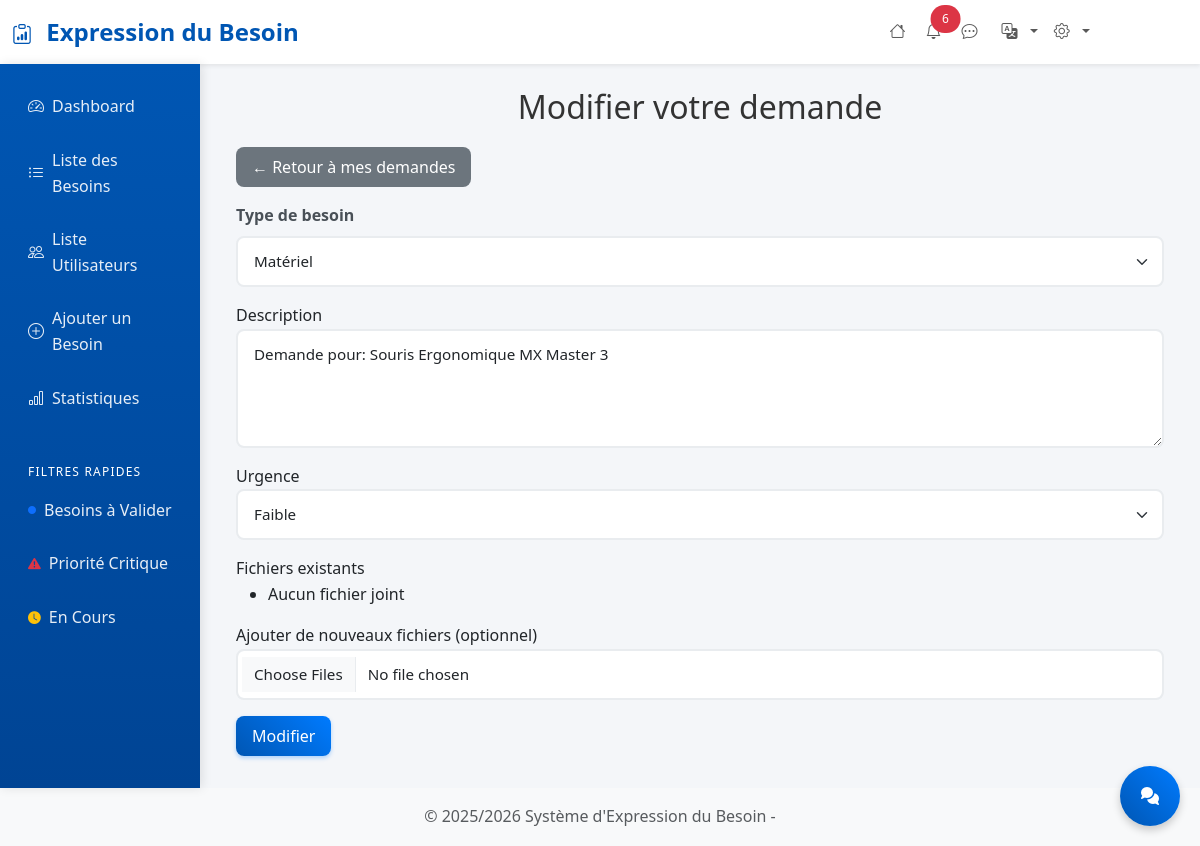
/modifier_demande.php?id=60 (signed in), run on the app's committed database.
### tables this page shows
CREATE TABLE `demandes` (
  `id` int(11) NOT NULL,
  `user_id` int(11) NOT NULL,
  `type_besoin_id` int(11) NOT NULL,
  `description` text NOT NULL,
  `urgence` enum('Faible','Moyenne','Urgente') NOT NULL DEFAULT 'Faible',
  `statut` enum('En attente','En cours de validation','Traitée') NOT NULL DEFAULT 'En attente',
  `date_creation` datetime DEFAULT current_timestamp()
);

CREATE TABLE `types_besoins` (
  `id` int(11) NOT NULL,
  `libelle` varchar(100) NOT NULL
);

### modifier_demande.php (the view, shortened to what this page needs)
<?php
include 'includes/header.php';
$conn = getConnection();
$user_id = $_SESSION['user_id'];
$id = $_GET['id'] ?? null;
$stmtTypes = $conn->query("SELECT id, libelle FROM types_besoins ORDER BY libelle ASC");
$types_besoins = $stmtTypes->fetchAll(PDO::FETCH_ASSOC);
$stmt = $conn->prepare("SELECT * FROM demandes WHERE id = :id AND user_id = :user_id AND statut NOT IN ('Validée','Rejetée')");
$stmt->execute([':id' => $id, ':user_id' => $user_id]);
$demande = $stmt->fetch(PDO::FETCH_ASSOC);
$stmtFiles = $conn->prepare("SELECT * FROM pieces_jointes WHERE demande_id = :demande_id");
$stmtFiles->execute([':demande_id' => $id]);
$fichiers_existants = $stmtFiles->fetchAll(PDO::FETCH_ASSOC);
?>
<div class="container mt-4">
    <h2>Modifier votre demande</h2>
    <a href="dashboard-demandeur.php" class="btn btn-secondary mb-3">← Retour à mes demandes</a>
    <form method="post" enctype="multipart/form-data">
        <div class="mb-3">
            <label for="type_besoin" class="form-label">Type de besoin</label>
            <select name="type_besoin" id="type_besoin" class="form-select" required>
                <?php foreach ($types_besoins as $type): ?>
                <option value="<?= $type['id'] ?>" <?= $type['id'] == $demande['type_besoin_id'] ? 'selected' : '' ?>>
                    <?= htmlspecialchars($type['libelle']) ?>
                </option>
                <?php endforeach; ?>
            </select>
        </div>
        <div class="mb-3">
            <label>Description</label>
            <textarea name="description" class="form-control" rows="4"
                required><?= htmlspecialchars($demande['description']) ?></textarea>
        </div>
        <div class="mb-3">
            <label>Urgence</label>
            <select name="urgence" class="form-select" required>
                <option value="Faible" <?= $demande['urgence']=='Faible' ? 'selected' : '' ?>>Faible</option>
            </select>
        </div>
        <div class="mb-3">
            <label>Fichiers existants</label>
            <ul>
                <?php if ($fichiers_existants): ?>
                <?php foreach ($fichiers_existants as $f): ?>
                <li><a href="<?= htmlspecialchars($f['fichier']) ?>" target="_blank">Voir</a></li>
                <?php endforeach; ?>
                <?php else: ?>
                <li>Aucun fichier joint</li>
                <?php endif; ?>
            </ul>
        </div>
        <div class="mb-3">
            <label>Ajouter de nouveaux fichiers (optionnel)</label>
            <input type="file" name="fichiers[]" class="form-control" multiple>
        </div>
        <button type="submit" class="btn btn-primary">Modifier</button>
    </form>
</div>
<?php include 'includes/footer.php'; ?>

### assets/css/style.css (style rules this page uses)
:root { --primary-color: #0056b3; --secondary-color: #6c757d; --success-color: #198754; --info-color: #0dcaf0; --warning-color: #ffc107; --danger-color: #dc3545; --light-color: #f8f9fa; --dark-color: #212529; --border-radius: 8px; --box-shadow: 0 4px 6px rgba(0,0,0,0.07); --transition: all 0.3s ease; }
body { background-color: #f4f6f9; font-family: 'Segoe UI', Tahoma, Geneva, Verdana, sans-serif; line-height: 1.6; }
.btn { border-radius: var(--border-radius); font-weight: 500; transition: var(--transition); border: none; padding: 0.5rem 1rem; }
.btn-primary { background: linear-gradient(45deg, #0056b3, #007bff); box-shadow: 0 2px 4px rgba(0,123,255,0.3); }
.form-control, .form-select { border-radius: var(--border-radius); border: 2px solid #e9ecef; padding: 0.75rem 1rem; transition: var(--transition); font-size: 0.95rem; }
.form-label { font-weight: 600; color: #495057; margin-bottom: 0.5rem; }

### includes/header.php (style rules this page uses)
:root { --primary-color: #0056b3; --secondary-color: #6c757d; --success-color: #198754; --info-color: #0dcaf0; --warning-color: #ffc107; --danger-color: #dc3545; --light-color: #f8f9fa; --dark-color: #212529; }
body { background-color: #f4f6f9; font-family: 'Segoe UI', Tahoma, Geneva, Verdana, sans-serif; }
.btn { border-radius: 8px; font-weight: 500; transition: all 0.3s ease; }
.btn-primary { background: linear-gradient(45deg, #0056b3, #007bff); border: none; }
h2 { color: #333; margin-bottom: 20px; text-align: center; }

### data on the page
demandes: type_besoin "Matériel", description "Demande pour: Souris Ergonomique MX Master 3", urgence "Faible"

### other printed values
getSetence('header_title') "Expression du Besoin"
$unreadCount "6"
